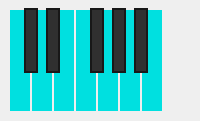
<?xml version="1.0" encoding="UTF-8"?>
<ui version="4.0">
 <class>FXKeyPicker</class>
 <widget class="QWidget" name="FXKeyPicker">
  <property name="geometry">
   <rect>
    <x>0</x>
    <y>0</y>
    <width>200</width>
    <height>121</height>
   </rect>
  </property>
  <property name="windowTitle">
   <string>Form</string>
  </property>
  <widget class="QWidget" name="container" native="true">
   <property name="geometry">
    <rect>
     <x>0</x>
     <y>0</y>
     <width>200</width>
     <height>121</height>
    </rect>
   </property>
   <widget class="QCheckBox" name="C">
    <property name="geometry">
     <rect>
      <x>10</x>
      <y>10</y>
      <width>20</width>
      <height>101</height>
     </rect>
    </property>
    <property name="styleSheet">
     <string notr="true">QCheckBox {border: 0px;}
QCheckBox::indicator {border: 0px; width: 20px; height: 101px;}
QCheckBox::indicator:checked {background: #00E0E0;}
QCheckBox::indicator:unchecked {background: #303030;}</string>
    </property>
    <property name="text">
     <string/>
    </property>
    <property name="iconSize">
     <size>
      <width>16</width>
      <height>16</height>
     </size>
    </property>
    <property name="checked">
     <bool>true</bool>
    </property>
   </widget>
   <widget class="QCheckBox" name="Eb">
    <property name="geometry">
     <rect>
      <x>46</x>
      <y>8</y>
      <width>17</width>
      <height>65</height>
     </rect>
    </property>
    <property name="styleSheet">
     <string notr="true">QCheckBox {border: 0px;}
QCheckBox::indicator {border: 2px solid #181818; width: 10px; height: 61px;}
QCheckBox::indicator:checked {background: #00A0A0;}
QCheckBox::indicator:unchecked {background: #303030;}</string>
    </property>
    <property name="text">
     <string/>
    </property>
    <property name="iconSize">
     <size>
      <width>16</width>
      <height>16</height>
     </size>
    </property>
    <property name="checked">
     <bool>false</bool>
    </property>
   </widget>
   <widget class="QCheckBox" name="G">
    <property name="geometry">
     <rect>
      <x>98</x>
      <y>10</y>
      <width>20</width>
      <height>101</height>
     </rect>
    </property>
    <property name="styleSheet">
     <string notr="true">QCheckBox {border: 0px;}
QCheckBox::indicator {border: 0px; width: 20px; height: 101px;}
QCheckBox::indicator:checked {background: #00E0E0;}
QCheckBox::indicator:unchecked {background: #303030;}</string>
    </property>
    <property name="text">
     <string/>
    </property>
    <property name="iconSize">
     <size>
      <width>16</width>
      <height>16</height>
     </size>
    </property>
    <property name="checked">
     <bool>true</bool>
    </property>
   </widget>
   <widget class="QPushButton" name="keySelect">
    <property name="geometry">
     <rect>
      <x>167</x>
      <y>10</y>
      <width>16</width>
      <height>16</height>
     </rect>
    </property>
    <property name="styleSheet">
     <string notr="true">QPushButton { border: 0px; background: transparent;}</string>
    </property>
    <property name="text">
     <string/>
    </property>
   </widget>
   <widget class="QCheckBox" name="Bb">
    <property name="geometry">
     <rect>
      <x>134</x>
      <y>8</y>
      <width>17</width>
      <height>65</height>
     </rect>
    </property>
    <property name="styleSheet">
     <string notr="true">QCheckBox {border: 0px;}
QCheckBox::indicator {border: 2px solid #181818; width: 10px; height: 61px;}
QCheckBox::indicator:checked {background: #00A0A0;}
QCheckBox::indicator:unchecked {background: #303030;}</string>
    </property>
    <property name="text">
     <string/>
    </property>
    <property name="iconSize">
     <size>
      <width>16</width>
      <height>16</height>
     </size>
    </property>
    <property name="checked">
     <bool>false</bool>
    </property>
   </widget>
   <widget class="QCheckBox" name="D">
    <property name="geometry">
     <rect>
      <x>32</x>
      <y>10</y>
      <width>20</width>
      <height>101</height>
     </rect>
    </property>
    <property name="styleSheet">
     <string notr="true">QCheckBox {border: 0px;}
QCheckBox::indicator {border: 0px; width: 20px; height: 101px;}
QCheckBox::indicator:checked {background: #00E0E0;}
QCheckBox::indicator:unchecked {background: #303030;}</string>
    </property>
    <property name="text">
     <string/>
    </property>
    <property name="iconSize">
     <size>
      <width>16</width>
      <height>16</height>
     </size>
    </property>
    <property name="checked">
     <bool>true</bool>
    </property>
   </widget>
   <widget class="QCheckBox" name="E">
    <property name="geometry">
     <rect>
      <x>54</x>
      <y>10</y>
      <width>20</width>
      <height>101</height>
     </rect>
    </property>
    <property name="styleSheet">
     <string notr="true">QCheckBox {border: 0px;}
QCheckBox::indicator {border: 0px; width: 20px; height: 101px;}
QCheckBox::indicator:checked {background: #00E0E0;}
QCheckBox::indicator:unchecked {background: #303030;}</string>
    </property>
    <property name="text">
     <string/>
    </property>
    <property name="iconSize">
     <size>
      <width>16</width>
      <height>16</height>
     </size>
    </property>
    <property name="checked">
     <bool>true</bool>
    </property>
   </widget>
   <widget class="QCheckBox" name="A">
    <property name="geometry">
     <rect>
      <x>120</x>
      <y>10</y>
      <width>20</width>
      <height>101</height>
     </rect>
    </property>
    <property name="styleSheet">
     <string notr="true">QCheckBox {border: 0px;}
QCheckBox::indicator {border: 0px; width: 20px; height: 101px;}
QCheckBox::indicator:checked {background: #00E0E0;}
QCheckBox::indicator:unchecked {background: #303030;}</string>
    </property>
    <property name="text">
     <string/>
    </property>
    <property name="iconSize">
     <size>
      <width>16</width>
      <height>16</height>
     </size>
    </property>
    <property name="checked">
     <bool>true</bool>
    </property>
   </widget>
   <widget class="QCheckBox" name="B">
    <property name="geometry">
     <rect>
      <x>142</x>
      <y>10</y>
      <width>20</width>
      <height>101</height>
     </rect>
    </property>
    <property name="styleSheet">
     <string notr="true">QCheckBox {border: 0px;}
QCheckBox::indicator {border: 0px; width: 20px; height: 101px;}
QCheckBox::indicator:checked {background: #00E0E0;}
QCheckBox::indicator:unchecked {background: #303030;}</string>
    </property>
    <property name="text">
     <string/>
    </property>
    <property name="iconSize">
     <size>
      <width>16</width>
      <height>16</height>
     </size>
    </property>
    <property name="checked">
     <bool>true</bool>
    </property>
   </widget>
   <widget class="QCheckBox" name="Gb">
    <property name="geometry">
     <rect>
      <x>90</x>
      <y>8</y>
      <width>17</width>
      <height>65</height>
     </rect>
    </property>
    <property name="styleSheet">
     <string notr="true">QCheckBox {border: 0px;}
QCheckBox::indicator {border: 2px solid #181818; width: 10px; height: 61px;}
QCheckBox::indicator:checked {background: #00A0A0;}
QCheckBox::indicator:unchecked {background: #303030;}</string>
    </property>
    <property name="text">
     <string/>
    </property>
    <property name="iconSize">
     <size>
      <width>16</width>
      <height>16</height>
     </size>
    </property>
    <property name="checked">
     <bool>false</bool>
    </property>
   </widget>
   <widget class="QCheckBox" name="Db">
    <property name="geometry">
     <rect>
      <x>24</x>
      <y>8</y>
      <width>17</width>
      <height>65</height>
     </rect>
    </property>
    <property name="styleSheet">
     <string notr="true">QCheckBox {border: 0px;}
QCheckBox::indicator {border: 2px solid #181818; width: 10px; height: 61px;}
QCheckBox::indicator:checked {background: #00A0A0;}
QCheckBox::indicator:unchecked {background: #303030;}</string>
    </property>
    <property name="text">
     <string/>
    </property>
    <property name="iconSize">
     <size>
      <width>16</width>
      <height>16</height>
     </size>
    </property>
    <property name="checked">
     <bool>false</bool>
    </property>
   </widget>
   <widget class="QCheckBox" name="Ab">
    <property name="geometry">
     <rect>
      <x>112</x>
      <y>8</y>
      <width>17</width>
      <height>65</height>
     </rect>
    </property>
    <property name="styleSheet">
     <string notr="true">QCheckBox {border: 0px;}
QCheckBox::indicator {border: 2px solid #181818; width: 10px; height: 61px;}
QCheckBox::indicator:checked {background: #00A0A0;}
QCheckBox::indicator:unchecked {background: #303030;}</string>
    </property>
    <property name="text">
     <string/>
    </property>
    <property name="iconSize">
     <size>
      <width>16</width>
      <height>16</height>
     </size>
    </property>
    <property name="checked">
     <bool>false</bool>
    </property>
   </widget>
   <widget class="QCheckBox" name="F">
    <property name="geometry">
     <rect>
      <x>76</x>
      <y>10</y>
      <width>20</width>
      <height>101</height>
     </rect>
    </property>
    <property name="styleSheet">
     <string notr="true">QCheckBox {border: 0px;}
QCheckBox::indicator {border: 0px; width: 20px; height: 101px;}
QCheckBox::indicator:checked {background: #00E0E0;}
QCheckBox::indicator:unchecked {background: #303030;}</string>
    </property>
    <property name="text">
     <string/>
    </property>
    <property name="iconSize">
     <size>
      <width>16</width>
      <height>16</height>
     </size>
    </property>
    <property name="checked">
     <bool>true</bool>
    </property>
   </widget>
   <zorder>C</zorder>
   <zorder>G</zorder>
   <zorder>keySelect</zorder>
   <zorder>D</zorder>
   <zorder>E</zorder>
   <zorder>A</zorder>
   <zorder>B</zorder>
   <zorder>F</zorder>
   <zorder>Eb</zorder>
   <zorder>Bb</zorder>
   <zorder>Gb</zorder>
   <zorder>Db</zorder>
   <zorder>Ab</zorder>
  </widget>
 </widget>
 <resources/>
 <connections/>
</ui>
